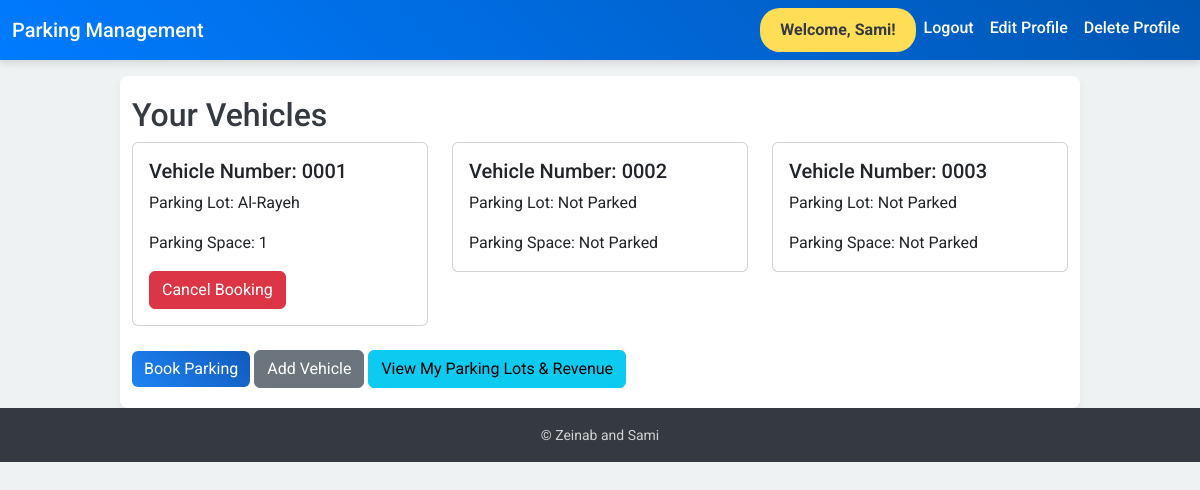
Screenshot of / (signed in) with the database file from the repository.
### myapp/models.py (models this page shows)
class Vehicle(models.Model):
    user = models.ForeignKey(User, on_delete=models.CASCADE)
    vehicle_number = models.CharField(max_length=20)
    vehicle_type = models.CharField(max_length=20)
    is_parked = models.BooleanField(default=False)

class ParkingLot(models.Model):
    name = models.CharField(max_length=100)
    address = models.CharField(max_length=200)
    user = models.ForeignKey(User, on_delete=models.CASCADE, default=1)
    revenue = models.DecimalField(max_digits=10, decimal_places=2, default=0.0)

### myapp/views.py (the view)
# urls.py: 2. Add a URL to urlpatterns:  path('', views.home, name='home')
def home(request):
    user = request.user
    vehicles = user.vehicle_set.all()
    vehicle_data = []
    for vehicle in vehicles:
        latest_booking = vehicle.booking_set.order_by('-start_time').first()
        if latest_booking:
            vehicle_data.append({
                'vehicle_number': vehicle.vehicle_number,
                'parking_lot': latest_booking.parking_space.parking_lot.name,
                'parking_space': latest_booking.parking_space.spot_number,
                'latest_booking_id': latest_booking.id
            })
        else:
            vehicle_data.append({
                'vehicle_number': vehicle.vehicle_number,
                'parking_lot': 'Not Parked',
                'parking_space': 'Not Parked'
            })
    context = {'vehicle_data': vehicle_data}
    return render(request, 'home.html', context)

### myapp/templates/home.html
{% extends 'base.html' %}
{% block content %}
<h2>Your Vehicles</h2>
<div class="row">
    {% for vehicle in vehicle_data %}
        <div class="col-md-4 mb-4">
            <div class="card">
                <div class="card-body">
                    <h5 class="card-title">Vehicle Number: {{ vehicle.vehicle_number }}</h5>
                    <p class="card-text">Parking Lot: {{ vehicle.parking_lot }}</p>
                    <p class="card-text">Parking Space: {{ vehicle.parking_space }}</p>
                    {% if vehicle.latest_booking_id %}
                        <a href="{% url 'delete_booking' vehicle.latest_booking_id %}" class="btn btn-danger">Cancel Booking</a>
                    {% endif %}
                </div>
            </div>
        </div>
    {% endfor %}
</div>
<a href="{% url 'select_parking_lot' %}" class="btn btn-primary">Book Parking</a>
<a href="{% url 'add_vehicle' %}" class="btn btn-secondary">Add Vehicle</a>
<a href="{% url 'my_parking_lots' %}" class="btn btn-info">View My Parking Lots & Revenue</a>
{% endblock %}

### myapp/templates/base.html (shortened to what this page needs)
<!DOCTYPE html>
<html lang="en">
<head>
  <link rel="stylesheet" href="https://cdn.jsdelivr.net/npm/bootstrap@5.3.2/dist/css/bootstrap.min.css">
</head>
<body>
  <nav class="navbar navbar-expand-lg navbar-dark">
    <div class="container-fluid">
      <a class="navbar-brand" href="{% url 'home' %}">Parking Management</a>
      <div class="collapse navbar-collapse" id="navbarNav">
        <ul class="navbar-nav ms-auto">
          {% if user.is_authenticated %}
            <li class="nav-item">
              <a class="nav-link welcome" href="#">Welcome, {{ user.username }}!</a>
            </li>
            <li class="nav-item">
              <a class="nav-link" href="{% url 'logout' %}">Logout</a>
            </li>
            <li class="nav-item">
              <a class="nav-link" href="{% url 'edit_profile' %}">Edit Profile</a>
            </li>
            <li class="nav-item">
              <a class="nav-link" href="{% url 'delete_profile' %}">Delete Profile</a>
            </li>
          {% endif %}
        </ul>
      </div>
    </div>
  </nav>
  <main class="container mt-3">
    {% block content %}{% endblock %}
  </main>
  <footer class="footer text-center">
    <div class="container">
      <span>&copy; Zeinab and Sami </a></span>
    </div>
  </footer>
</body>
</html>

### myapp/templates/base.html (style rules this page uses)
body { background-color: #eef2f3; font-family: 'Roboto', sans-serif; color: #343a40; margin: 0; }
.navbar { background: linear-gradient(45deg, #007bff, #0056b3); box-shadow: 0px 4px 6px rgba(0, 0, 0, 0.1); }
.navbar-brand, .nav-link { color: #ffffff !important; font-weight: 500; text-transform: capitalize; }
main { background: #ffffff; padding: 20px; border-radius: 8px; box-shadow: 0 4px 8px rgba(0, 0, 0, 0.05); }
.footer { background-color: #343a40; color: #d1d1d1; padding: 15px 0; }
.footer span { font-size: 14px; }
.btn-primary { background: linear-gradient(45deg, #1d84f5, #125abc); border: none; }
.container.mt-3 { max-width: 960px; }
.navbar .nav-link.welcome { background-color: #ffdd57; color: #343a40 !important; font-weight: bold; padding: 10px 20px; border-radius: 20px; transition: all 0.3s ease-in-out; }

### rows the page displays
Vehicle: vehicle_number "0001"
ParkingLot: parking_lot "Al-Rayeh"
Vehicle: vehicle_number "0002"
Vehicle: vehicle_number "0003"

### other values shown
{{ user.username }} "Sami"
{{ vehicle.parking_space }} "1" "Not Parked" "Not Parked"
{{ vehicle.parking_lot }} "Not Parked" "Not Parked"
